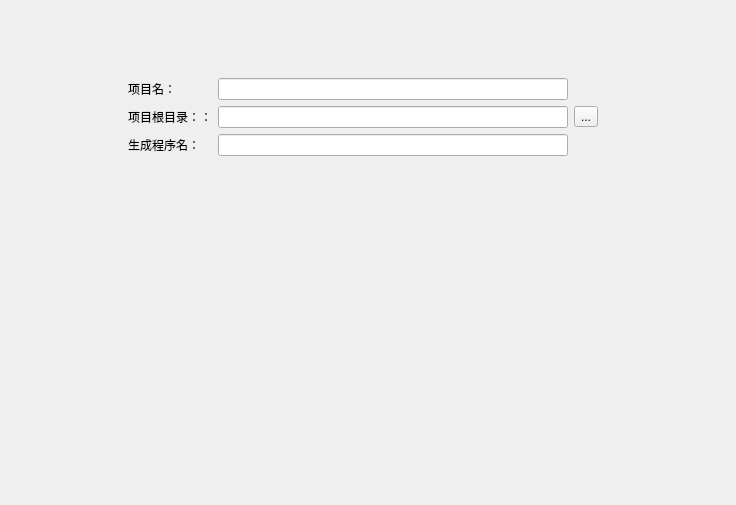
<?xml version="1.0" encoding="UTF-8"?>
<ui version="4.0">
 <class>ProjectConfigWidget</class>
 <widget class="QWidget" name="ProjectConfigWidget">
  <property name="geometry">
   <rect>
    <x>0</x>
    <y>0</y>
    <width>736</width>
    <height>505</height>
   </rect>
  </property>
  <property name="windowTitle">
   <string>Form</string>
  </property>
  <layout class="QGridLayout" name="gridLayout_2">
   <item row="0" column="1">
    <spacer name="verticalSpacer_2">
     <property name="orientation">
      <enum>Qt::Vertical</enum>
     </property>
     <property name="sizeType">
      <enum>QSizePolicy::Fixed</enum>
     </property>
     <property name="sizeHint" stdset="0">
      <size>
       <width>20</width>
       <height>58</height>
      </size>
     </property>
    </spacer>
   </item>
   <item row="1" column="0">
    <spacer name="horizontalSpacer">
     <property name="orientation">
      <enum>Qt::Horizontal</enum>
     </property>
     <property name="sizeType">
      <enum>QSizePolicy::Fixed</enum>
     </property>
     <property name="sizeHint" stdset="0">
      <size>
       <width>108</width>
       <height>20</height>
      </size>
     </property>
    </spacer>
   </item>
   <item row="1" column="1">
    <widget class="QWidget" name="widget" native="true">
     <layout class="QGridLayout" name="gridLayout">
      <item row="0" column="0">
       <widget class="QLabel" name="projectNameLabel">
        <property name="text">
         <string>项目名：</string>
        </property>
       </widget>
      </item>
      <item row="0" column="1">
       <widget class="QLineEdit" name="projectNameLineEdit"/>
      </item>
      <item row="1" column="0">
       <widget class="QLabel" name="projectRootLabel">
        <property name="text">
         <string>项目根目录：：</string>
        </property>
       </widget>
      </item>
      <item row="1" column="1">
       <widget class="QLineEdit" name="projectRootliLeEdit"/>
      </item>
      <item row="1" column="2">
       <widget class="QToolButton" name="projectRootBtn">
        <property name="text">
         <string>...</string>
        </property>
       </widget>
      </item>
      <item row="2" column="0">
       <widget class="QLabel" name="targetNameLabel">
        <property name="text">
         <string>生成程序名：</string>
        </property>
       </widget>
      </item>
      <item row="2" column="1">
       <widget class="QLineEdit" name="targetNameLineEdit"/>
      </item>
     </layout>
    </widget>
   </item>
   <item row="1" column="2">
    <spacer name="horizontalSpacer_2">
     <property name="orientation">
      <enum>Qt::Horizontal</enum>
     </property>
     <property name="sizeType">
      <enum>QSizePolicy::Fixed</enum>
     </property>
     <property name="sizeHint" stdset="0">
      <size>
       <width>118</width>
       <height>20</height>
      </size>
     </property>
    </spacer>
   </item>
   <item row="2" column="1">
    <spacer name="verticalSpacer">
     <property name="orientation">
      <enum>Qt::Vertical</enum>
     </property>
     <property name="sizeHint" stdset="0">
      <size>
       <width>20</width>
       <height>294</height>
      </size>
     </property>
    </spacer>
   </item>
  </layout>
 </widget>
 <resources/>
 <connections/>
</ui>
